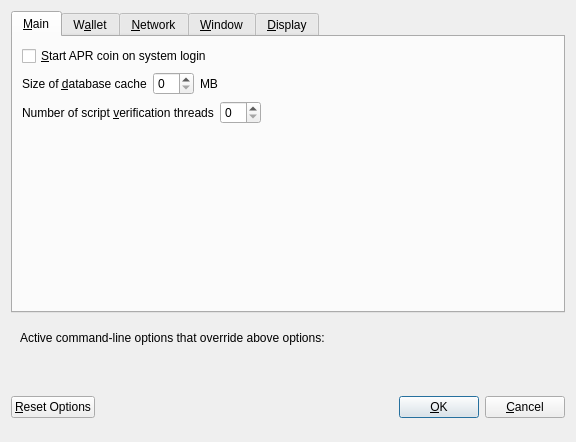
<?xml version="1.0" encoding="UTF-8"?>
<ui version="4.0">
 <class>OptionsDialog</class>
 <widget class="QDialog" name="OptionsDialog">
  <property name="geometry">
   <rect>
    <x>0</x>
    <y>0</y>
    <width>576</width>
    <height>442</height>
   </rect>
  </property>
  <property name="windowTitle">
   <string>Options</string>
  </property>
  <property name="modal">
   <bool>true</bool>
  </property>
  <layout class="QVBoxLayout" name="verticalLayout">
   <item>
    <widget class="QTabWidget" name="tabWidget">
     <property name="currentIndex">
      <number>0</number>
     </property>
     <widget class="QWidget" name="tabMain">
      <attribute name="title">
       <string>&amp;Main</string>
      </attribute>
      <layout class="QVBoxLayout" name="verticalLayout_Main">
       <item>
        <widget class="QCheckBox" name="bitcoinAtStartup">
         <property name="toolTip">
          <string>Automatically start APR coin after logging in to the system.</string>
         </property>
         <property name="text">
          <string>&amp;Start APR coin on system login</string>
         </property>
        </widget>
       </item>
       <item>
        <layout class="QHBoxLayout" name="horizontalLayout_2_Main">
         <item>
          <widget class="QLabel" name="databaseCacheLabel">
           <property name="text">
            <string>Size of &amp;database cache</string>
           </property>
           <property name="textFormat">
            <enum>Qt::PlainText</enum>
           </property>
           <property name="buddy">
            <cstring>databaseCache</cstring>
           </property>
          </widget>
         </item>
         <item>
          <widget class="QSpinBox" name="databaseCache"/>
         </item>
         <item>
          <widget class="QLabel" name="databaseCacheUnitLabel">
           <property name="text">
            <string>MB</string>
           </property>
           <property name="textFormat">
            <enum>Qt::PlainText</enum>
           </property>
          </widget>
         </item>
         <item>
          <spacer name="horizontalSpacer_2_Main">
           <property name="orientation">
            <enum>Qt::Horizontal</enum>
           </property>
           <property name="sizeHint" stdset="0">
            <size>
             <width>40</width>
             <height>20</height>
            </size>
           </property>
          </spacer>
         </item>
        </layout>
       </item>
       <item>
        <layout class="QHBoxLayout" name="horizontalLayout_3_Main">
         <item>
          <widget class="QLabel" name="threadsScriptVerifLabel">
           <property name="text">
            <string>Number of script &amp;verification threads</string>
           </property>
           <property name="textFormat">
            <enum>Qt::PlainText</enum>
           </property>
           <property name="buddy">
            <cstring>threadsScriptVerif</cstring>
           </property>
          </widget>
         </item>
         <item>
          <widget class="QSpinBox" name="threadsScriptVerif">
           <property name="toolTip">
            <string>(0 = auto, &lt;0 = leave that many cores free)</string>
           </property>
          </widget>
         </item>
         <item>
          <spacer name="horizontalSpacer_3_Main">
           <property name="orientation">
            <enum>Qt::Horizontal</enum>
           </property>
           <property name="sizeHint" stdset="0">
            <size>
             <width>40</width>
             <height>20</height>
            </size>
           </property>
          </spacer>
         </item>
        </layout>
       </item>
       <item>
        <spacer name="verticalSpacer_2">
         <property name="orientation">
          <enum>Qt::Vertical</enum>
         </property>
         <property name="sizeHint" stdset="0">
          <size>
           <width>20</width>
           <height>40</height>
          </size>
         </property>
        </spacer>
       </item>
      </layout>
     </widget>
     <widget class="QWidget" name="tabWallet">
      <attribute name="title">
       <string>W&amp;allet</string>
      </attribute>
      <layout class="QVBoxLayout" name="verticalLayout_Wallet">
       <item>
        <layout class="QHBoxLayout" name="horizontalLayout_2_Wallet">
         <item>
          <widget class="QLabel" name="labelStakeSplitThresholdText">
           <property name="text">
            <string>Stake split threshold:</string>
           </property>
          </widget>
         </item>
         <item>
          <widget class="QSpinBox" name="spinBoxStakeSplitThreshold">
           <property name="minimum">
            <number>1</number>
           </property>
           <property name="maximum">
            <number>999999</number>
           </property>
          </widget>
         </item>
        </layout>
       </item>
       <item>
        <widget class="QGroupBox" name="groupBox">
         <property name="title">
          <string>Expert</string>
         </property>
         <layout class="QVBoxLayout" name="verticalLayout_2">
          <item>
           <widget class="QCheckBox" name="coinControlFeatures">
            <property name="toolTip">
             <string>Whether to show coin control features or not.</string>
            </property>
            <property name="text">
             <string>Enable coin &amp;control features</string>
            </property>
           </widget>
          </item>
          <item>
           <widget class="QCheckBox" name="showMasternodesTab">
            <property name="toolTip">
             <string>Show additional tab listing all your masternodes in first sub-tab&lt;br/&gt;and all masternodes on the network in second sub-tab.</string>
            </property>
            <property name="text">
             <string>Show Masternodes Tab</string>
            </property>
           </widget>
          </item>
          <item>
           <widget class="QCheckBox" name="spendZeroConfChange">
            <property name="toolTip">
             <string>If you disable the spending of unconfirmed change, the change from a transaction&lt;br/&gt;cannot be used until that transaction has at least one confirmation.&lt;br/&gt;This also affects how your balance is computed.</string>
            </property>
            <property name="text">
             <string>&amp;Spend unconfirmed change</string>
            </property>
           </widget>
          </item>
         </layout>
        </widget>
       </item>
       <item>
        <spacer name="verticalSpacer_Wallet">
         <property name="orientation">
          <enum>Qt::Vertical</enum>
         </property>
         <property name="sizeHint" stdset="0">
          <size>
           <width>20</width>
           <height>40</height>
          </size>
         </property>
        </spacer>
       </item>
      </layout>
     </widget>
     <widget class="QWidget" name="tabNetwork">
      <attribute name="title">
       <string>&amp;Network</string>
      </attribute>
      <layout class="QVBoxLayout" name="verticalLayout_Network">
       <item>
        <widget class="QCheckBox" name="mapPortUpnp">
         <property name="toolTip">
          <string>Automatically open the APR coin client port on the router. This only works when your router supports UPnP and it is enabled.</string>
         </property>
         <property name="text">
          <string>Map port using &amp;UPnP</string>
         </property>
        </widget>
       </item>
       <item>
        <widget class="QCheckBox" name="allowIncoming">
         <property name="toolTip">
          <string>Accept connections from outside</string>
         </property>
         <property name="text">
          <string>Allow incoming connections</string>
         </property>
        </widget>
       </item>
       <item>
        <widget class="QCheckBox" name="connectSocks">
         <property name="toolTip">
          <string>Connect to the APR coin network through a SOCKS5 proxy.</string>
         </property>
         <property name="text">
          <string>&amp;Connect through SOCKS5 proxy (default proxy):</string>
         </property>
        </widget>
       </item>
       <item>
        <layout class="QHBoxLayout" name="horizontalLayout_1_Network">
         <item>
          <widget class="QLabel" name="proxyIpLabel">
           <property name="text">
            <string>Proxy &amp;IP:</string>
           </property>
           <property name="textFormat">
            <enum>Qt::PlainText</enum>
           </property>
           <property name="buddy">
            <cstring>proxyIp</cstring>
           </property>
          </widget>
         </item>
         <item>
          <widget class="QValidatedLineEdit" name="proxyIp">
           <property name="minimumSize">
            <size>
             <width>140</width>
             <height>0</height>
            </size>
           </property>
           <property name="maximumSize">
            <size>
             <width>140</width>
             <height>16777215</height>
            </size>
           </property>
           <property name="toolTip">
            <string>IP address of the proxy (e.g. IPv4: 127.0.0.1 / IPv6: ::1)</string>
           </property>
          </widget>
         </item>
         <item>
          <widget class="QLabel" name="proxyPortLabel">
           <property name="text">
            <string>&amp;Port:</string>
           </property>
           <property name="textFormat">
            <enum>Qt::PlainText</enum>
           </property>
           <property name="buddy">
            <cstring>proxyPort</cstring>
           </property>
          </widget>
         </item>
         <item>
          <widget class="QLineEdit" name="proxyPort">
           <property name="minimumSize">
            <size>
             <width>55</width>
             <height>0</height>
            </size>
           </property>
           <property name="maximumSize">
            <size>
             <width>55</width>
             <height>16777215</height>
            </size>
           </property>
           <property name="toolTip">
            <string>Port of the proxy (e.g. 9050)</string>
           </property>
          </widget>
         </item>
         <item>
          <spacer name="horizontalSpacer_1_Network">
           <property name="orientation">
            <enum>Qt::Horizontal</enum>
           </property>
           <property name="sizeHint" stdset="0">
            <size>
             <width>40</width>
             <height>20</height>
            </size>
           </property>
          </spacer>
         </item>
        </layout>
       </item>
       <item>
        <spacer name="verticalSpacer_Network">
         <property name="orientation">
          <enum>Qt::Vertical</enum>
         </property>
         <property name="sizeHint" stdset="0">
          <size>
           <width>20</width>
           <height>40</height>
          </size>
         </property>
        </spacer>
       </item>
      </layout>
     </widget>
     <widget class="QWidget" name="tabWindow">
      <attribute name="title">
       <string>&amp;Window</string>
      </attribute>
      <layout class="QVBoxLayout" name="verticalLayout_Window">
       <item>
        <widget class="QCheckBox" name="minimizeToTray">
         <property name="toolTip">
          <string>Show only a tray icon after minimizing the window.</string>
         </property>
         <property name="text">
          <string>&amp;Minimize to the tray instead of the taskbar</string>
         </property>
        </widget>
       </item>
       <item>
        <widget class="QCheckBox" name="minimizeOnClose">
         <property name="toolTip">
          <string>Minimize instead of exit the application when the window is closed. When this option is enabled, the application will be closed only after selecting Quit in the menu.</string>
         </property>
         <property name="text">
          <string>M&amp;inimize on close</string>
         </property>
        </widget>
       </item>
       <item>
        <spacer name="verticalSpacer_Window">
         <property name="orientation">
          <enum>Qt::Vertical</enum>
         </property>
         <property name="sizeHint" stdset="0">
          <size>
           <width>20</width>
           <height>40</height>
          </size>
         </property>
        </spacer>
       </item>
      </layout>
     </widget>
     <widget class="QWidget" name="tabDisplay">
      <attribute name="title">
       <string>&amp;Display</string>
      </attribute>
      <layout class="QVBoxLayout" name="verticalLayout_Display">
       <item>
        <layout class="QHBoxLayout" name="horizontalLayout_1_Display">
         <item>
          <widget class="QLabel" name="langLabel">
           <property name="text">
            <string>User Interface &amp;language:</string>
           </property>
           <property name="textFormat">
            <enum>Qt::PlainText</enum>
           </property>
           <property name="buddy">
            <cstring>lang</cstring>
           </property>
          </widget>
         </item>
         <item>
          <widget class="QValueComboBox" name="lang">
           <property name="toolTip">
            <string>The user interface language can be set here. This setting will take effect after restarting APR coin.</string>
           </property>
          </widget>
         </item>
        </layout>
       </item>
       <item>
        <widget class="Line" name="line">
         <property name="orientation">
          <enum>Qt::Horizontal</enum>
         </property>
        </widget>
       </item>
       <item>
        <layout class="QHBoxLayout" name="horizontalLayout_2_Display">
         <item>
          <widget class="QLabel" name="unitLabel">
           <property name="text">
            <string>&amp;Unit to show amounts in:</string>
           </property>
           <property name="textFormat">
            <enum>Qt::PlainText</enum>
           </property>
           <property name="buddy">
            <cstring>unit</cstring>
           </property>
          </widget>
         </item>
         <item>
          <widget class="QValueComboBox" name="unit">
           <property name="toolTip">
            <string>Choose the default subdivision unit to show in the interface and when sending coins.</string>
           </property>
          </widget>
         </item>
        </layout>
       </item>
       <item>
        <layout class="QHBoxLayout" name="horizontalLayout_5_Display">
         <item>
          <widget class="QLabel" name="digitsLabel">
           <property name="text">
            <string>Decimal digits</string>
           </property>
          </widget>
         </item>
         <item>
          <widget class="QValueComboBox" name="digits"/>
         </item>
        </layout>
       </item>
       <item>
        <layout class="QHBoxLayout" name="horizontalLayout_3_Display">
         <item>
          <widget class="QLabel" name="thirdPartyTxUrlsLabel">
           <property name="toolTip">
            <string>Third party URLs (e.g. a block explorer) that appear in the transactions tab as context menu items. %s in the URL is replaced by transaction hash. Multiple URLs are separated by vertical bar |.</string>
           </property>
           <property name="text">
            <string>Third party transaction URLs</string>
           </property>
           <property name="buddy">
            <cstring>thirdPartyTxUrls</cstring>
           </property>
          </widget>
         </item>
         <item>
          <widget class="QLineEdit" name="thirdPartyTxUrls">
           <property name="toolTip">
            <string>Third party URLs (e.g. a block explorer) that appear in the transactions tab as context menu items. %s in the URL is replaced by transaction hash. Multiple URLs are separated by vertical bar |.</string>
           </property>
          </widget>
         </item>
        </layout>
       </item>
       <item>
        <spacer name="verticalSpacer">
         <property name="orientation">
          <enum>Qt::Vertical</enum>
         </property>
         <property name="sizeHint" stdset="0">
          <size>
           <width>20</width>
           <height>40</height>
          </size>
         </property>
        </spacer>
       </item>
      </layout>
     </widget>
    </widget>
   </item>
   <item>
    <widget class="QFrame" name="frame">
     <layout class="QVBoxLayout" name="verticalLayout_Bottom">
      <item>
       <layout class="QHBoxLayout" name="horizontalLayout_Bottom">
        <item>
         <widget class="QLabel" name="overriddenByCommandLineInfoLabel">
          <property name="text">
           <string>Active command-line options that override above options:</string>
          </property>
          <property name="textFormat">
           <enum>Qt::PlainText</enum>
          </property>
         </widget>
        </item>
        <item>
         <spacer name="horizontalSpacer_Bottom">
          <property name="orientation">
           <enum>Qt::Horizontal</enum>
          </property>
          <property name="sizeHint" stdset="0">
           <size>
            <width>40</width>
            <height>20</height>
           </size>
          </property>
         </spacer>
        </item>
       </layout>
      </item>
      <item>
       <widget class="QLabel" name="overriddenByCommandLineLabel">
        <property name="text">
         <string/>
        </property>
        <property name="textFormat">
         <enum>Qt::PlainText</enum>
        </property>
        <property name="wordWrap">
         <bool>true</bool>
        </property>
       </widget>
      </item>
     </layout>
    </widget>
   </item>
   <item>
    <layout class="QHBoxLayout" name="horizontalLayout_Buttons">
     <item>
      <widget class="QPushButton" name="resetButton">
       <property name="toolTip">
        <string>Reset all client options to default.</string>
       </property>
       <property name="text">
        <string>&amp;Reset Options</string>
       </property>
       <property name="autoDefault">
        <bool>false</bool>
       </property>
      </widget>
     </item>
     <item>
      <spacer name="horizontalSpacer_1">
       <property name="orientation">
        <enum>Qt::Horizontal</enum>
       </property>
       <property name="sizeHint" stdset="0">
        <size>
         <width>40</width>
         <height>48</height>
        </size>
       </property>
      </spacer>
     </item>
     <item>
      <widget class="QLabel" name="statusLabel">
       <property name="minimumSize">
        <size>
         <width>200</width>
         <height>0</height>
        </size>
       </property>
       <property name="font">
        <font>
         <weight>75</weight>
         <bold>true</bold>
        </font>
       </property>
       <property name="text">
        <string/>
       </property>
       <property name="textFormat">
        <enum>Qt::PlainText</enum>
       </property>
       <property name="wordWrap">
        <bool>true</bool>
       </property>
      </widget>
     </item>
     <item>
      <spacer name="horizontalSpacer_2">
       <property name="orientation">
        <enum>Qt::Horizontal</enum>
       </property>
       <property name="sizeHint" stdset="0">
        <size>
         <width>40</width>
         <height>48</height>
        </size>
       </property>
      </spacer>
     </item>
     <item>
      <widget class="QPushButton" name="okButton">
       <property name="text">
        <string>&amp;OK</string>
       </property>
       <property name="autoDefault">
        <bool>false</bool>
       </property>
       <property name="default">
        <bool>true</bool>
       </property>
      </widget>
     </item>
     <item>
      <widget class="QPushButton" name="cancelButton">
       <property name="text">
        <string>&amp;Cancel</string>
       </property>
       <property name="autoDefault">
        <bool>false</bool>
       </property>
      </widget>
     </item>
    </layout>
   </item>
  </layout>
 </widget>
 <customwidgets>
  <customwidget>
   <class>QValidatedLineEdit</class>
   <extends>QLineEdit</extends>
   <header>qvalidatedlineedit.h</header>
  </customwidget>
  <customwidget>
   <class>QValueComboBox</class>
   <extends>QComboBox</extends>
   <header>qvaluecombobox.h</header>
  </customwidget>
 </customwidgets>
 <resources/>
 <connections/>
</ui>
